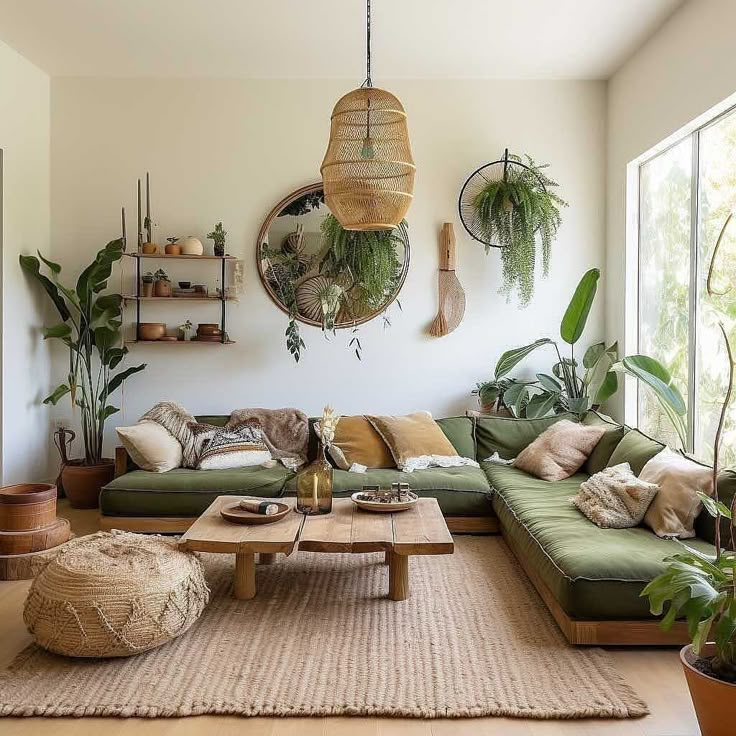
#> input picture tools/ref/lounge.jpg, 736 x 736 px
$ python cut-lounge.py
#> lines starting #> are read from the running program, lines starting #| are printed output that depends on the picture; after the words box and inside, x2 and y2 are one past the last pixel; in counts of white or black regions, pixels touching at a corner belong together
"""NOT RISING · THE POST — CUTTING THE LOUNGE OUT OF KATHI'S PHOTO
--------------------------------------------------------------------
Takes Kathi's lounge photo (tools/ref/lounge.jpg, 736 x 736) and cuts out the
lounge: the green floor sofa with its pillows and throws, the wooden coffee
table (with its bottle, dried flowers and trays), the woven pouf, the jute rug,
the rattan pendant on its cord, and the two big leafy plants. Everything else
(the white wall, the wood floor, the window, the mirror, shelves, hoop planter,
broom, stacked pots and the plant in the bottom-right corner) is made see-through.

It comes out as three pictures (the lounge, its pendant, its tall plant: see THREE
PIECES at the bottom), each stood in THE POST like a stage cut-out (post.js), so they
sit in the room's own perspective.

HOW THE CUT IS MADE (three kinds of shape, all in the photo's pixels):
  SOLID  shapes are kept whole: the sofa, table, pouf, rug, the plant pot.
  KEYED  shapes keep only what isn't wall: leaves, the pendant's weave, the
         dried flowers. A pixel counts as "wall" when it is pale and colourless
         like the wall around it; leaves are green or dark, so they stay.
  CORNER the photo's bottom-right plant is taken out, and the bit of sofa it
         hid is filled in from the sofa beside it; the window behind the
         back cushions goes, so in THE POST they lean on the black wall.
Then the edges are softened by a hair, and a soft shadow is added under the
rug and sofa so they sit ON THE POST's floor.

Run:  python3 tools/cut-lounge.py      (needs numpy, opencv-python, pillow)
"""
import os
import numpy as np
import cv2
from PIL import Image

HERE = os.path.dirname(os.path.abspath(__file__))
SRC = os.path.join(HERE, 'ref', 'lounge.jpg')
OUT = os.path.join(HERE, '..', 'assets', 'img', 'post', 'lounge-photo.webp')
PREVIEW = os.environ.get('PREVIEW')            # optional: also save a check image here

CUT_X = 736          # the black wall: the photo's right edge (the whole sofa is kept, up to its back cushions)
UPSCALE = 1.5        # the photo is small; it is enlarged this much (Lanczos) so it stays crisp in the room

img = cv2.imread(SRC)                       # B, G, R
#> img is the input picture: shape (736, 736, 3); mean B, G, R 134.8, 154.5, 165.8
H, W = img.shape[:2]
rgb = img[..., ::-1].astype(np.float32)
hsv = cv2.cvtColor(img, cv2.COLOR_BGR2HSV).astype(np.float32)   # H 0-180, S 0-255, V 0-255


def poly(points):
    m = np.zeros((H, W), np.uint8)
    cv2.fillPoly(m, [np.array(points, np.int32)], 255)
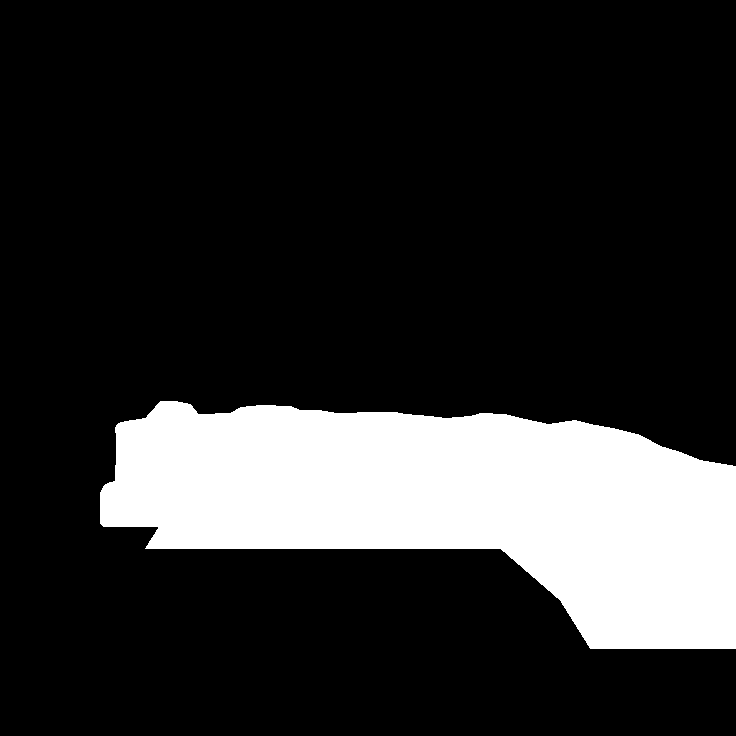
#> m: shape (736, 736); 18.1% white; 1 white region, box (x1, y1, x2, y2) and area: (100, 401, 736, 649) 97804
    return m > 0


# ---------------------------------------------------------------- SOLID SHAPES
# The sofa, its pillows and throws, the coffee table and what's on it. Traced along the top of the pillows
# (against the wall), down the sofa's left end, and along the floor; the bottom runs into the rug, which is kept too.
# The left end follows the sofa's real outline: the base, the seat cushion's rounded corner, the wooden end post
# (the "handle") and the cream pillow's corner; the flowerpot behind the end is left out.
SOFA = poly([
    (145, 548), (159, 526), (103, 526), (100.6, 523), (100.4, 512), (100.6, 493), (102, 488.5), (105, 484.5),
    (109.5, 482), (115.6, 481), (116, 449), (116.4, 438), (115.3, 427), (118, 423), (125, 421), (145, 418), (150, 412), (160, 401),
    (175, 401), (190, 404), (198, 414), (230, 413), (240, 407), (260, 405), (290, 406), (300, 410), (318, 410),
    (336, 413), (350, 413), (362, 412), (395, 412), (405, 414), (430, 416), (445, 418), (470, 416), (480, 413),
    (505, 414), (520, 418), (548, 424), (575, 420), (590, 424), (612, 428), (640, 435), (660, 446), (680, 452),
    (700, 460), (736, 466), (736, 648), (590, 648), (560, 600), (500, 548)])
# The plant in the photo's bottom-right corner (its leaves, its pot and its tall bare stem): taken out
CORNER = poly([(704, 225), (727, 225), (727, 488), (736, 488), (736, 736), (638, 736), (638, 562), (652, 540),
               (686, 500), (702, 492)])
# The woven pouf (in front, on the rug)
POUF = poly([(40, 560), (60, 545), (85, 535), (110, 530), (140, 531), (170, 538), (195, 552), (208, 572), (212, 600),
             (205, 625), (185, 645), (150, 656), (110, 658), (75, 650), (45, 632), (28, 610), (24, 585), (30, 570)])
# The jute rug. Its left side is cut on a slant (the photo stops there): the line runs toward the room's
# vanishing point, so it reads as the rug's own edge. Its front edge is the braided fringe.
RUG = poly([(145, 545), (500, 545), (560, 600), (592, 640), (622, 680), (652, 717), (600, 721), (400, 722),
            (200, 722), (0, 721), (0, 717)])
# The left plant's terracotta pot, and the little jug beside it
POT = poly([(60, 458), (88, 455), (116, 458), (116, 470), (110, 505), (100, 513), (75, 513), (66, 505), (62, 470)])
JUG = poly([(52, 428), (62, 425), (72, 428), (74, 445), (78, 452), (76, 470), (56, 470), (52, 455)])

# ---------------------------------------------------------------- KEYED SHAPES
# Leaves are kept, the wall (and the window) behind them goes.
LEFT_PLANT = poly([(18, 232), (80, 232), (134, 232), (134, 352), (150, 352), (150, 462), (60, 462), (18, 420)])
MID_PLANT = poly([(470, 310), (560, 310), (560, 258), (600, 258), (600, 345), (692, 345), (692, 448), (645, 440), (470, 418)])
FLOWERS = poly([(314, 398), (340, 398), (340, 440), (314, 440)])
# The rattan pendant: its shade (traced) and its cord
SHADE = poly([(368, 86), (380, 87), (392, 92), (400, 100), (405, 112), (408, 130), (411, 150), (413, 165), (414, 180),
              (413, 195), (410, 208), (404, 218), (395, 226), (380, 231), (368, 232), (355, 231), (342, 226), (332, 218),
              (326, 208), (322, 195), (320, 180), (321, 165), (324, 150), (328, 130), (331, 112), (336, 100), (344, 92),
              (356, 87)])
CORD = poly([(364, 0), (372, 0), (372, 90), (364, 90)])

# How "not wall" a pixel is (0 = wall, 1 = something). The wall is pale and colourless; leaves are green,
# saturated, or dark. A plant's soft grey shadow on the wall is pale and colourless too, so it goes.
sat = hsv[..., 1] / 255.0
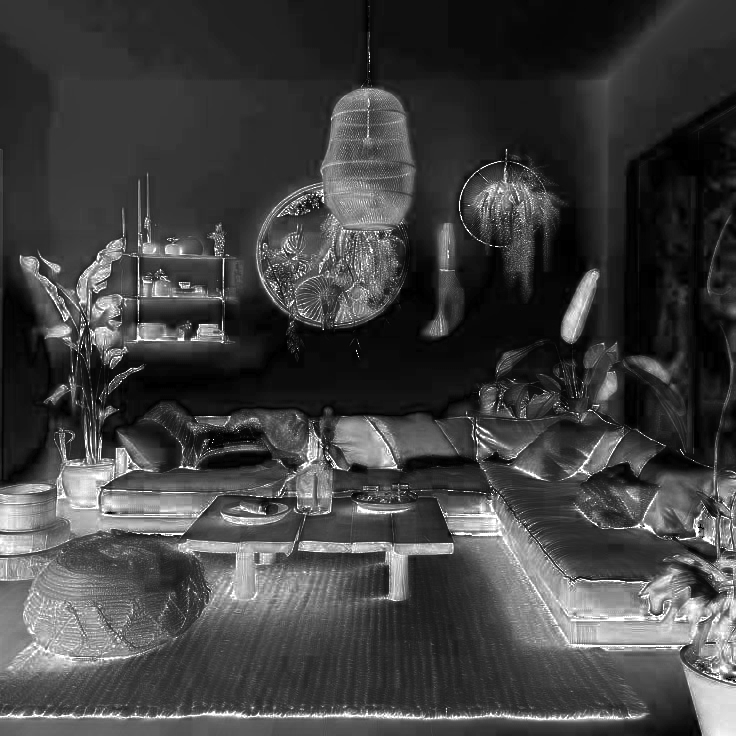
#> sat: shape (736, 736) float32; min 0, max 1, mean 0.257
val = hsv[..., 2] / 255.0
hue = hsv[..., 0] * 2                                   # degrees
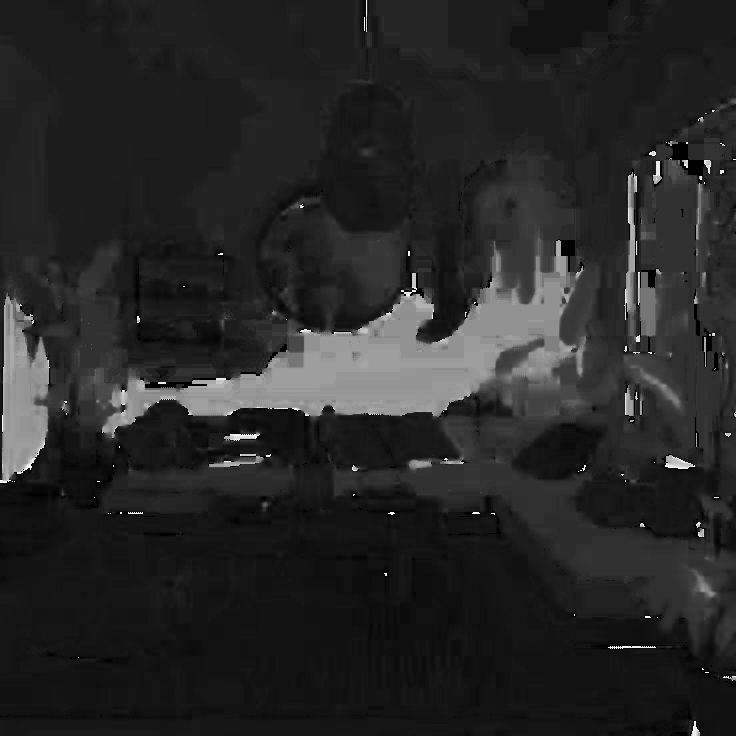
#> hue: shape (736, 736) float32; min 0, max 358, mean 55.3; drawn with min black and max white
greenish = ((hue > 50) & (hue < 170)).astype(np.float32)
#> greenish: shape (736, 736) float32; values 0 (black) and 1 (white), 22.6% white; 345 white regions (262 under 20 px), largest, box (x1, y1, x2, y2) and area: (333, 97, 736, 652) 81435, (0, 224, 176, 432) 13506, (308, 212, 410, 308) 4986
leafy = np.clip((sat - .14) / .14, 0, 1) * np.clip(.6 + greenish, 0, 1)
dark = np.clip((.62 - val) / .2, 0, 1)
not_wall = np.maximum(leafy, dark)
# the pendant's woven rattan is warm tan, not green: for it, any colour at all counts
tan = np.clip((sat - .16) / .12, 0, 1)
not_wall_shade = np.maximum(tan, dark)
# the brown shelf boards behind the left plant are not leaves: drop warm, non-green pixels there
woody = ((hue < 45) & (sat > .2)).astype(np.float32)
#> woody: shape (736, 736) float32; values 0 (black) and 1 (white), 39.5% white; 613 white regions (567 under 20 px), largest, box (x1, y1, x2, y2) and area: (0, 405, 736, 736) 137057, (0, 0, 417, 330) 52456, (575, 432, 728, 540) 5971

# The wall is a cool, bluish white; the sofa, pillows and throws are all warm (more red than blue), and the
# leaves are green (much more green than blue). Those two tests separate them cleanly, even pale pillows.
R, G, B = rgb[..., 0], rgb[..., 1], rgb[..., 2]
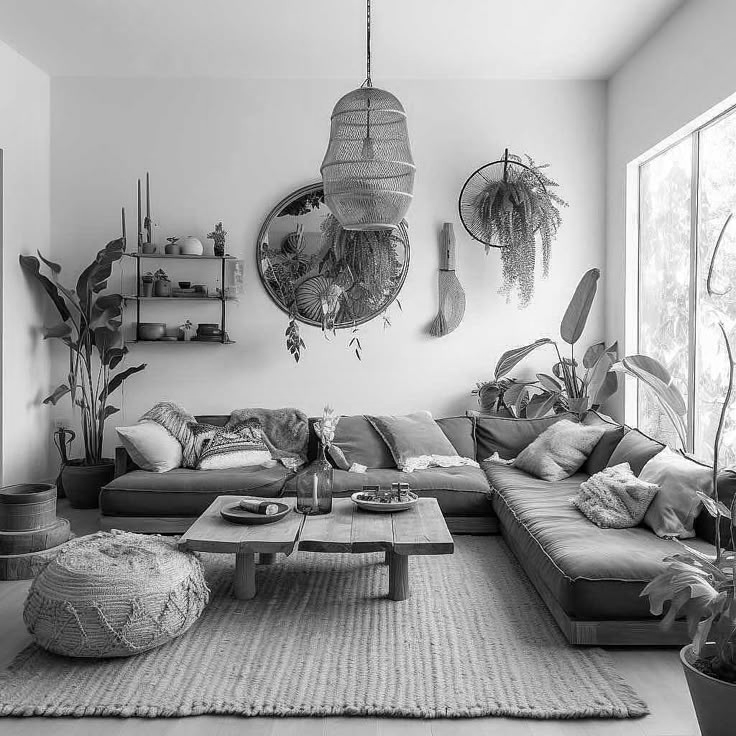
#> G: shape (736, 736) float32; min 0, max 255, mean 154.5
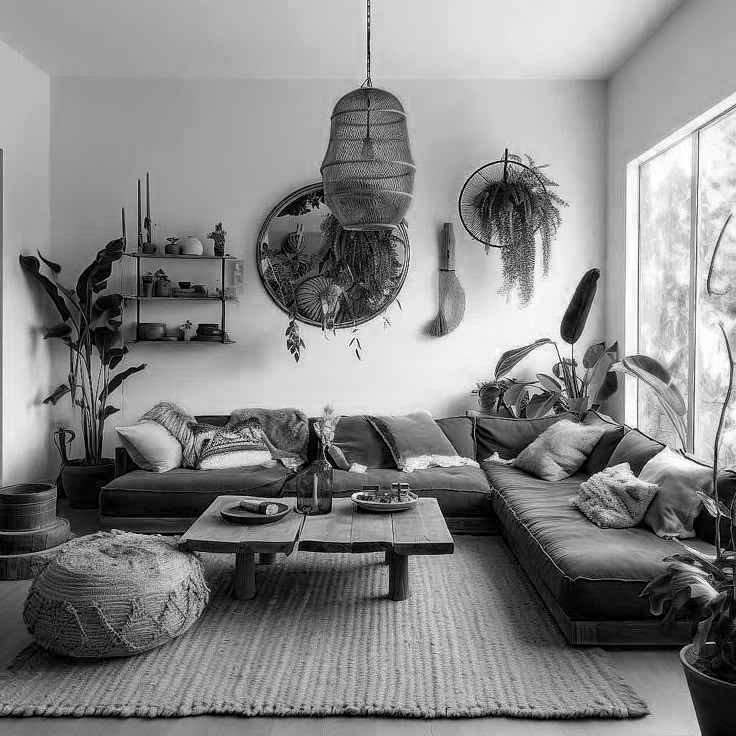
#> B: shape (736, 736) float32; min 0, max 255, mean 134.8
warm = np.clip((R - B) / 10.0, 0, 1)
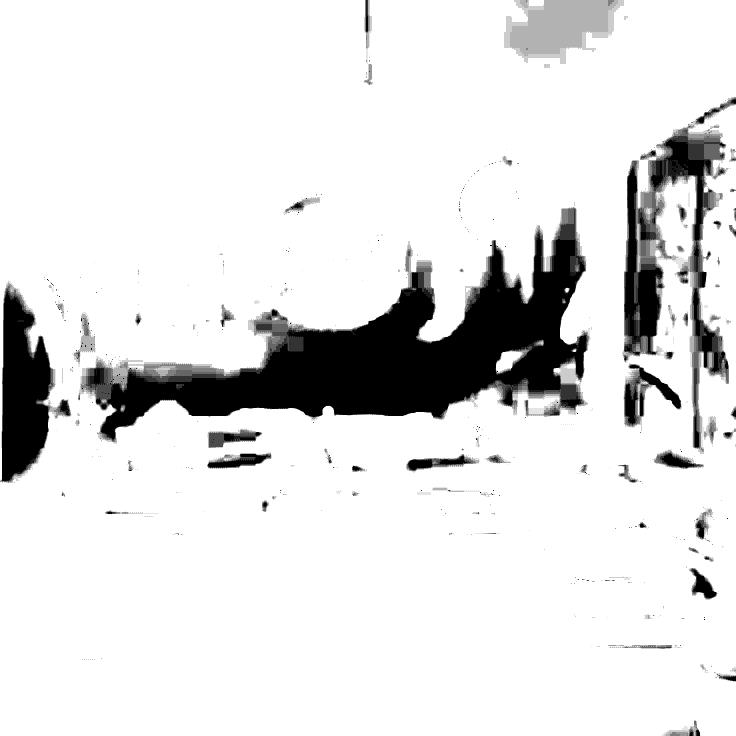
#> warm: shape (736, 736) float32; min 0, max 1, mean 0.882
# (the photo's compression smears a little green into the pale wall right beside the leaves, so a pixel
#  must also be darker than the wall to count as leaf)
green = (np.clip((G - B - 12) / 12.0, 0, 1) * np.clip((198 - hsv[..., 2]) / 18.0, 0, 1)
         * np.clip((G - R + 4) / 6.0, 0, 1))          # (and greener than it is red: the wall's soft shadows are not)
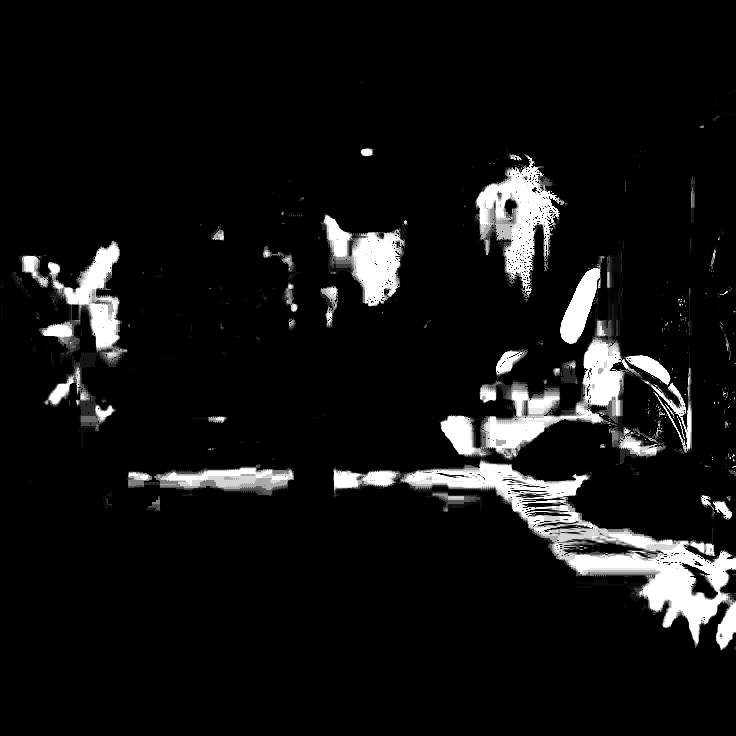
#> green: shape (736, 736) float32; min 0, max 1, mean 0.0763
very_dark = np.clip((95 - hsv[..., 2]) / 25.0, 0, 1)

alpha = np.zeros((H, W), np.float32)
for m in (SOFA, POUF, RUG, POT):
    alpha[m] = 1
#> (the rest of the program and of its run is left out)
